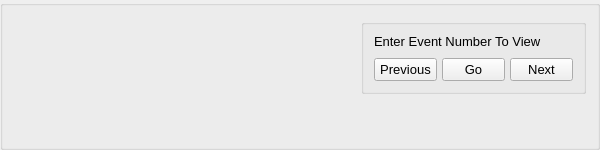
     <widget class="QGroupBox" name="groupBox">
      <property name="sizePolicy">
       <sizepolicy hsizetype="Expanding" vsizetype="Fixed">
        <horstretch>0</horstretch>
        <verstretch>0</verstretch>
       </sizepolicy>
      </property>
      <property name="minimumSize">
       <size>
        <width>500</width>
        <height>150</height>
       </size>
      </property>
      <property name="maximumSize">
       <size>
        <width>600</width>
        <height>150</height>
       </size>
      </property>
      <property name="layoutDirection">
       <enum>Qt::LeftToRight</enum>
      </property>
      <property name="alignment">
       <set>Qt::AlignLeading|Qt::AlignLeft|Qt::AlignVCenter</set>
      </property>
      <layout class="QGridLayout" name="gridLayout_11">
       <item row="0" column="0">
        <widget class="QLabel" name="meandelilabel">
         <property name="sizePolicy">
          <sizepolicy hsizetype="Expanding" vsizetype="Fixed">
           <horstretch>0</horstretch>
           <verstretch>0</verstretch>
          </sizepolicy>
         </property>
         <property name="minimumSize">
          <size>
           <width>500</width>
           <height>10</height>
          </size>
         </property>
         <property name="maximumSize">
          <size>
           <width>3000</width>
           <height>10</height>
          </size>
         </property>
         <property name="font">
          <font>
           <family>Arial</family>
           <pointsize>8</pointsize>
           <weight>50</weight>
           <bold>false</bold>
          </font>
         </property>
         <property name="text">
          <string/>
         </property>
        </widget>
       </item>
       <item row="0" column="1" alignment="Qt::AlignHCenter">
        <widget class="QGroupBox" name="verticalGroupBox_5">
         <property name="sizePolicy">
          <sizepolicy hsizetype="Fixed" vsizetype="Fixed">
           <horstretch>0</horstretch>
           <verstretch>0</verstretch>
          </sizepolicy>
         </property>
         <property name="minimumSize">
          <size>
           <width>225</width>
           <height>75</height>
          </size>
         </property>
         <property name="maximumSize">
          <size>
           <width>16777215</width>
           <height>50</height>
          </size>
         </property>
         <property name="alignment">
          <set>Qt::AlignCenter</set>
         </property>
         <layout class="QVBoxLayout" name="verticalLayout_6">
          <property name="leftMargin">
           <number>5</number>
          </property>
          <property name="topMargin">
           <number>0</number>
          </property>
          <property name="rightMargin">
           <number>5</number>
          </property>
          <property name="bottomMargin">
           <number>5</number>
          </property>
          <item>
           <layout class="QGridLayout" name="gridLayout">
            <property name="leftMargin">
             <number>5</number>
            </property>
            <property name="rightMargin">
             <number>5</number>
            </property>
            <property name="bottomMargin">
             <number>5</number>
            </property>
            <property name="horizontalSpacing">
             <number>5</number>
            </property>
            <property name="verticalSpacing">
             <number>0</number>
            </property>
            <item row="1" column="1">
             <widget class="QPushButton" name="previousbutton">
              <property name="sizePolicy">
               <sizepolicy hsizetype="Fixed" vsizetype="Fixed">
                <horstretch>0</horstretch>
                <verstretch>0</verstretch>
               </sizepolicy>
              </property>
              <property name="minimumSize">
               <size>
                <width>0</width>
                <height>5</height>
               </size>
              </property>
              <property name="maximumSize">
               <size>
                <width>16777215</width>
                <height>40</height>
               </size>
              </property>
              <property name="font">
               <font>
                <family>Arial</family>
                <pointsize>10</pointsize>
                <weight>50</weight>
                <bold>false</bold>
               </font>
              </property>
              <property name="text">
               <string>Previous</string>
              </property>
             </widget>
            </item>
            <item row="1" column="3">
             <widget class="QPushButton" name="nextbutton">
              <property name="sizePolicy">
               <sizepolicy hsizetype="Fixed" vsizetype="Fixed">
                <horstretch>0</horstretch>
                <verstretch>0</verstretch>
               </sizepolicy>
              </property>
              <property name="minimumSize">
               <size>
                <width>0</width>
                <height>5</height>
               </size>
              </property>
              <property name="maximumSize">
               <size>
                <width>16777215</width>
                <height>40</height>
               </size>
              </property>
              <property name="font">
               <font>
                <family>Arial</family>
                <pointsize>10</pointsize>
                <weight>50</weight>
                <bold>false</bold>
               </font>
              </property>
              <property name="text">
               <string>Next</string>
              </property>
             </widget>
            </item>
            <item row="0" column="1" colspan="2">
             <widget class="QLabel" name="label_4">
              <property name="enabled">
               <bool>true</bool>
              </property>
              <property name="sizePolicy">
               <sizepolicy hsizetype="Fixed" vsizetype="Expanding">
                <horstretch>0</horstretch>
                <verstretch>0</verstretch>
               </sizepolicy>
              </property>
              <property name="minimumSize">
               <size>
                <width>200</width>
                <height>0</height>
               </size>
              </property>
              <property name="maximumSize">
               <size>
                <width>16777215</width>
                <height>40</height>
               </size>
              </property>
              <property name="font">
               <font>
                <family>Arial</family>
                <pointsize>10</pointsize>
                <weight>50</weight>
                <bold>false</bold>
               </font>
              </property>
              <property name="text">
               <string>Enter Event Number To View</string>
              </property>
             </widget>
            </item>
            <item row="1" column="2" alignment="Qt::AlignHCenter">
             <widget class="QPushButton" name="gobutton">
              <property name="sizePolicy">
               <sizepolicy hsizetype="Fixed" vsizetype="Fixed">
                <horstretch>0</horstretch>
                <verstretch>0</verstretch>
               </sizepolicy>
              </property>
              <property name="minimumSize">
               <size>
                <width>0</width>
                <height>5</height>
               </size>
              </property>
              <property name="maximumSize">
               <size>
                <width>16777215</width>
                <height>40</height>
               </size>
              </property>
              <property name="font">
               <font>
                <family>Arial</family>
                <pointsize>10</pointsize>
                <weight>50</weight>
                <bold>false</bold>
               </font>
              </property>
              <property name="layoutDirection">
               <enum>Qt::LeftToRight</enum>
              </property>
              <property name="text">
               <string>Go</string>
              </property>
             </widget>
            </item>
           </layout>
          </item>
         </layout>
        </widget>
       </item>
       <item row="3" column="0" colspan="2">
        <widget class="QLabel" name="meandtlabel">
         <property name="sizePolicy">
          <sizepolicy hsizetype="Expanding" vsizetype="Fixed">
           <horstretch>0</horstretch>
           <verstretch>0</verstretch>
          </sizepolicy>
         </property>
         <property name="minimumSize">
          <size>
           <width>500</width>
           <height>10</height>
          </size>
         </property>
         <property name="maximumSize">
          <size>
           <width>3000</width>
           <height>10</height>
          </size>
         </property>
         <property name="font">
          <font>
           <family>Arial</family>
           <pointsize>8</pointsize>
           <weight>50</weight>
           <bold>false</bold>
          </font>
         </property>
         <property name="text">
          <string/>
         </property>
        </widget>
       </item>
       <item row="5" column="0" colspan="2">
        <widget class="QLabel" name="eventcounterlabel">
         <property name="sizePolicy">
          <sizepolicy hsizetype="Expanding" vsizetype="Fixed">
           <horstretch>0</horstretch>
           <verstretch>0</verstretch>
          </sizepolicy>
         </property>
         <property name="minimumSize">
          <size>
           <width>500</width>
           <height>10</height>
          </size>
         </property>
         <property name="maximumSize">
          <size>
           <width>3000</width>
           <height>10</height>
          </size>
         </property>
         <property name="font">
          <font>
           <family>Arial</family>
           <pointsize>8</pointsize>
           <weight>50</weight>
           <bold>false</bold>
          </font>
         </property>
         <property name="text">
          <string/>
         </property>
        </widget>
       </item>
       <item row="6" column="0" colspan="2">
        <widget class="QLabel" name="filelabel">
         <property name="sizePolicy">
          <sizepolicy hsizetype="Expanding" vsizetype="Fixed">
           <horstretch>0</horstretch>
           <verstretch>0</verstretch>
          </sizepolicy>
         </property>
         <property name="minimumSize">
          <size>
           <width>500</width>
           <height>10</height>
          </size>
         </property>
         <property name="maximumSize">
          <size>
           <width>3000</width>
           <height>10</height>
          </size>
         </property>
         <property name="font">
          <font>
           <family>Arial</family>
           <pointsize>8</pointsize>
           <weight>50</weight>
           <bold>false</bold>
          </font>
         </property>
         <property name="text">
          <string/>
         </property>
        </widget>
       </item>
       <item row="1" column="0" colspan="2">
        <widget class="QLabel" name="meandwelllabel">
         <property name="sizePolicy">
          <sizepolicy hsizetype="Expanding" vsizetype="Fixed">
           <horstretch>0</horstretch>
           <verstretch>0</verstretch>
          </sizepolicy>
         </property>
         <property name="minimumSize">
          <size>
           <width>500</width>
           <height>10</height>
          </size>
         </property>
         <property name="maximumSize">
          <size>
           <width>3000</width>
           <height>10</height>
          </size>
         </property>
         <property name="font">
          <font>
           <family>Arial</family>
           <pointsize>8</pointsize>
           <weight>50</weight>
           <bold>false</bold>
          </font>
         </property>
         <property name="text">
          <string/>
         </property>
        </widget>
       </item>
      </layout>
     </widget>
